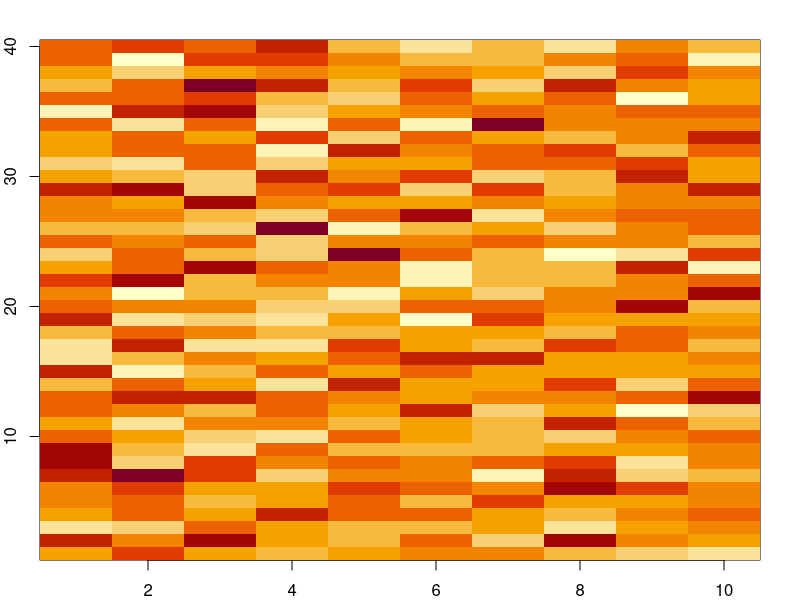
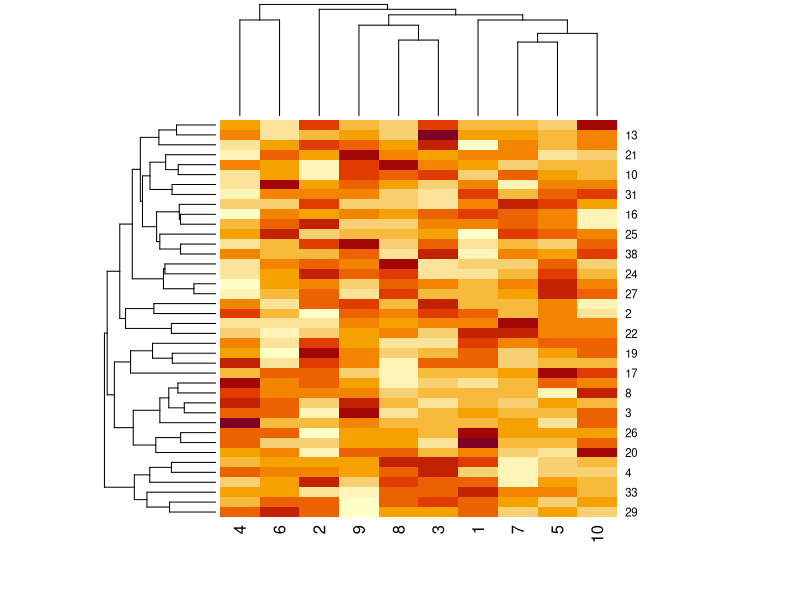
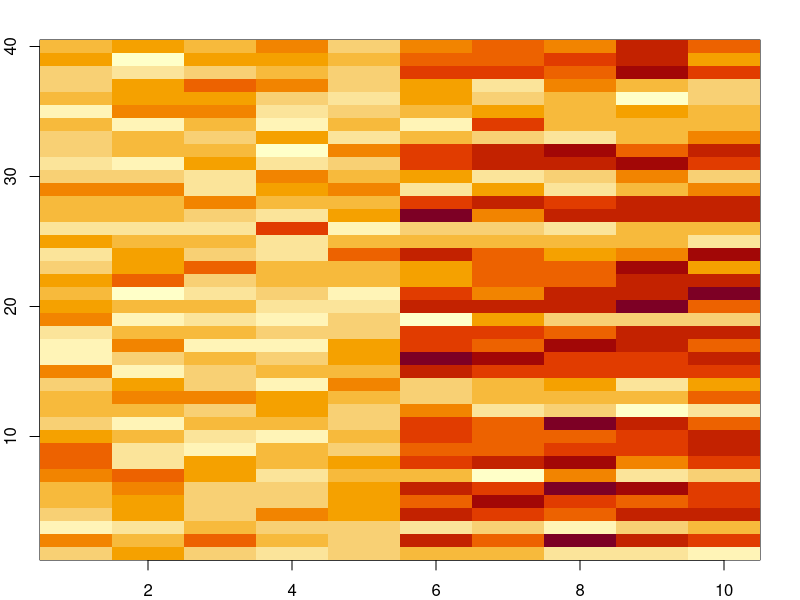
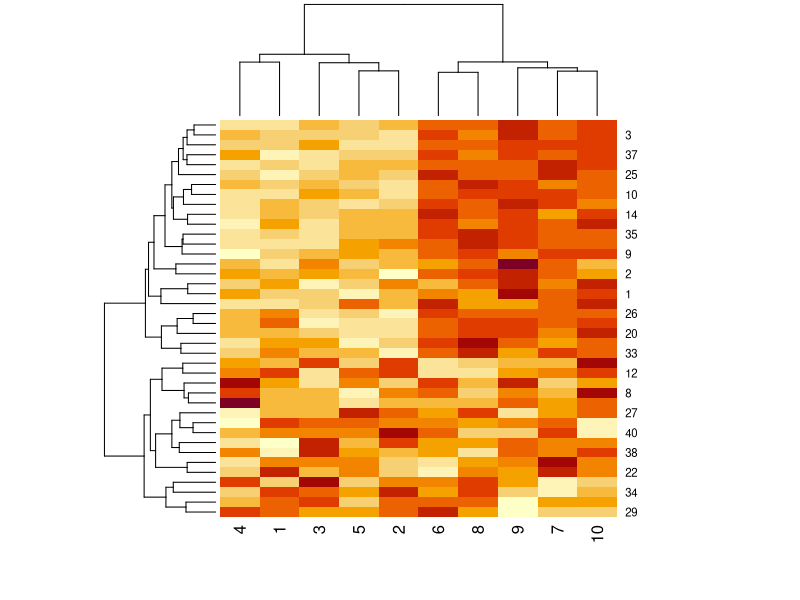
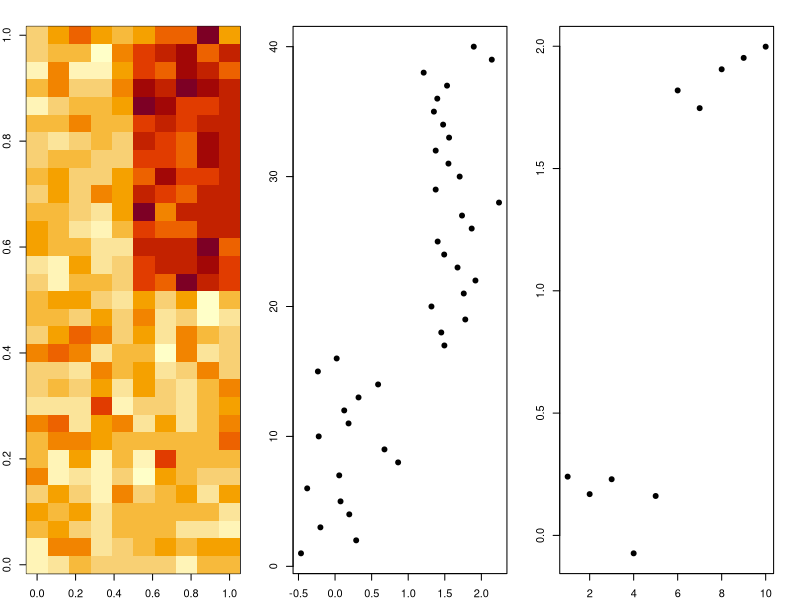
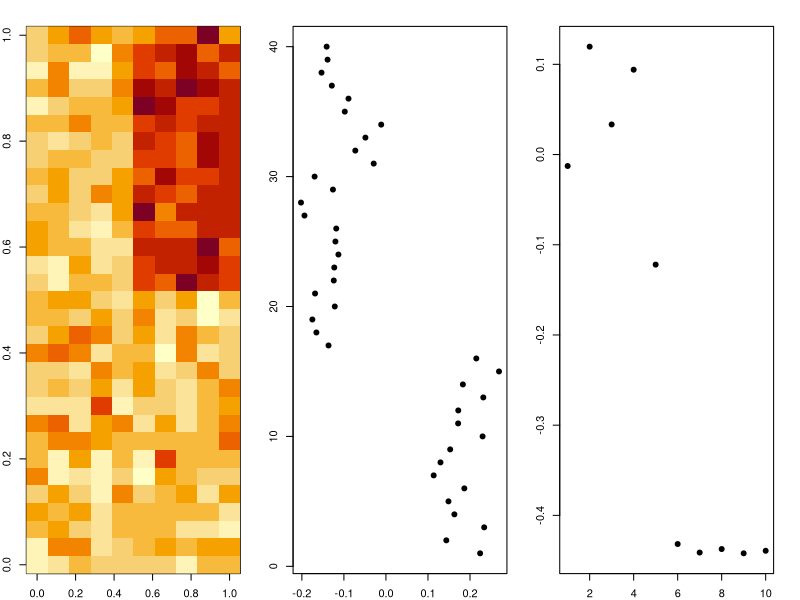
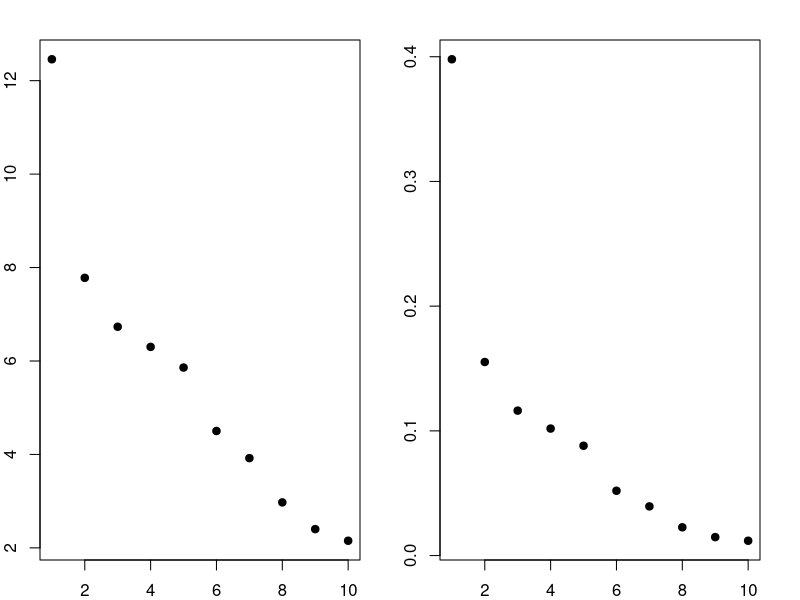

These figures' R source, in order:
set.seed(12345)

par(mar = rep(02, 4))
dataMatrix <-matrix(rnorm(400), nrow = 40)

#Look at data, it is random
image(1:10, 1:40, t(dataMatrix)[, nrow(dataMatrix):1])
heatmap(dataMatrix)

#Flip a coin to make some pattern
set.seed(678910)
for (i in 1:40) {
        coinFlip <- rbinom(1, size = 1, prob = 0.5)
        if (coinFlip) {
                dataMatrix[i,] <- dataMatrix[i,] + rep(c(0,3), each = 5)
              
        }
}

#Look at data again
image(1:10, 1:40, t(dataMatrix)[, nrow(dataMatrix):1])
heatmap(dataMatrix)

#Reoder original data according computed clusterized order of distances between "points"(rows) 
hh <- hclust(dist(dataMatrix))
dataMatrixOrdered <- dataMatrix[hh$order,]
#Plot data
par(mfrow = c(1,3))
image(t(dataMatrixOrdered)[,nrow(dataMatrixOrdered):10])
plot(rowMeans(dataMatrixOrdered), 40:1, xlab="Row mean", ylab="Row", pch=19)
plot(colMeans(dataMatrixOrdered), xlab="Column", ylab="Column mean", pch=19)

#So to SVD, show u and v components - similar to the previous picture
svd1 <- svd(scale(dataMatrixOrdered))
par(mfrow = c(1,3))
image(t(dataMatrixOrdered)[,nrow(dataMatrixOrdered):10])
plot(svd1$u[,1], 40:1, xlab="Row", ylab="First left singular vector", pch=19)
plot(svd1$v[,1], xlab="Row", ylab="First right singular vector", pch=19)
#d component that explain variation 
par(mfrow=c(1,2))
plot(svd1$d, xlab="Column", ylab="Singular value", pch=19)
plot(svd1$d^2 / sum(svd1$d^2), xlab="Column", ylab="Prop. of variance explained", pch=19)


